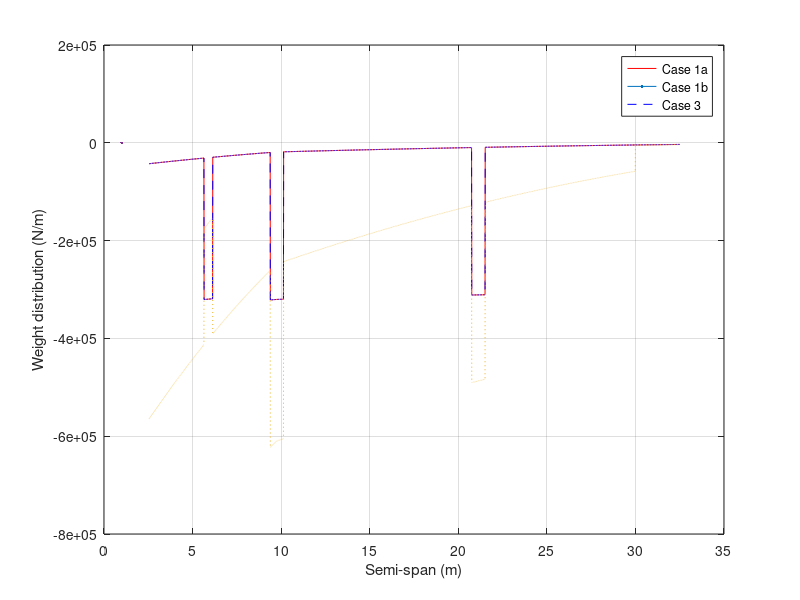
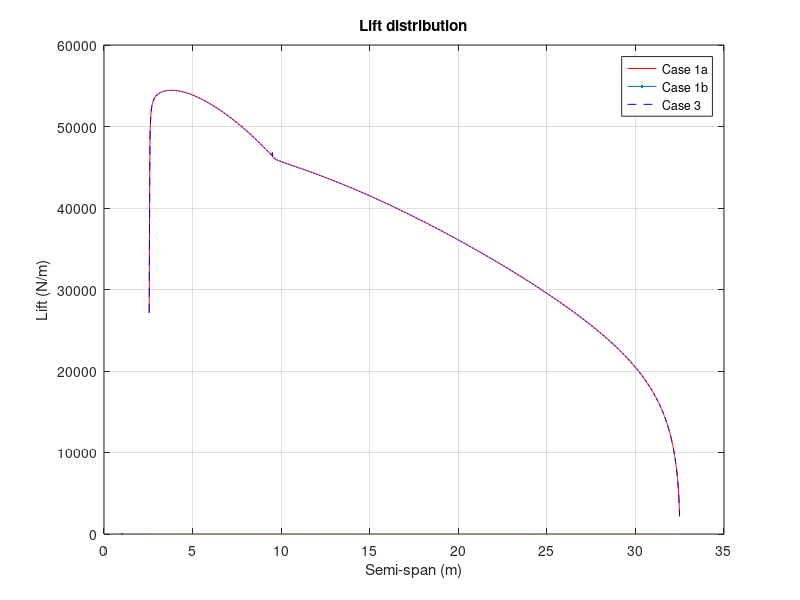
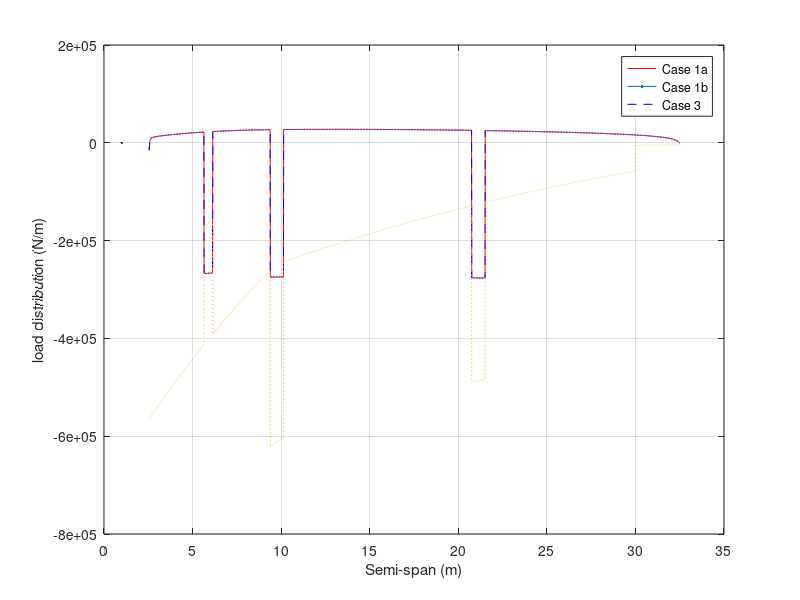
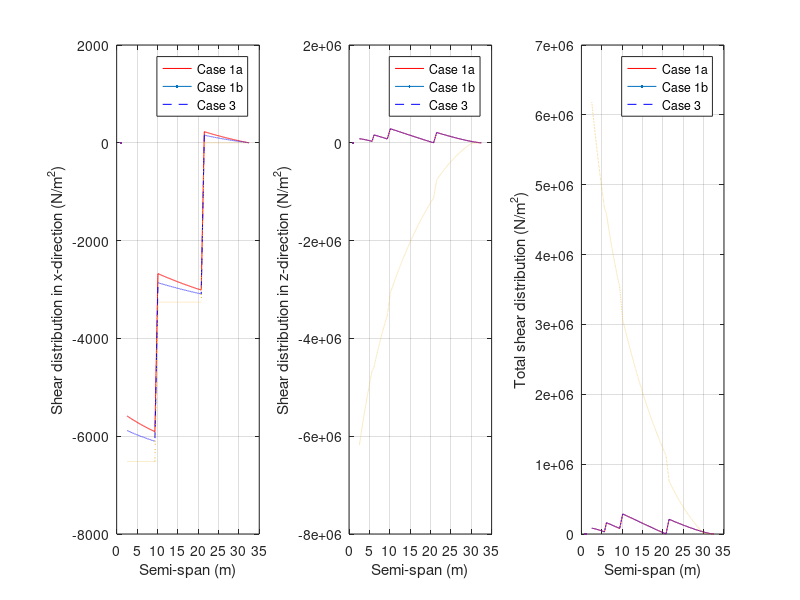

The MATLAB script that drew these images, in order:
clc
clear
close all

%LOADS DISTRIBUTION

%get chord distribution
%leading edge sweep angle
b = 32.45 * tand(26.6);
a = b - 3.47/4;

aa = (a + 3.47)/32.45;

%sweep_angle = atand(aa);
sweep_angle = atand(aa);

%chord distribution for first section
outer_chord = 13.89 - (9.75 * tand(sweep_angle));

gradient1 = (outer_chord - 13.89)/9.75;

%for outer section
gradient2 = (3.47 - outer_chord)/(32.45 - 9.75);

span1 = 2.55:0.01:9.75;
span2 = 9.75:0.01:32.5;

c2 = outer_chord - gradient2 * 9.75;

chord1 = gradient1 * span1 + 13.89;
chord2 = gradient2*span2+c2;

chord = [chord1,chord2];

%CMo for airfoil
Cmoairf = -0.131;

%constants
W_S = 7840;         %wing loading in N/m^2
S = 482;            %wing area in m^2
rho = 1.227;        %sea level density
W = 353385;         %mtow in kg
g = 9.81;           %gravitational constant
T = 321600;         %thrust produced by each engine in N

%masses and wing properties
m_dry = 27100/2;        %dry mass of the wing in kg
weight_wing = m_dry*g;  %weight of the wing in N
V_wing = 168.6331;      %volume of the wing in m^3 CHANGE THIS WITH THE REAL VALUE  

m_fuel = 176091;        %fuel mass in kg
rho_fuel = 804;         %fuel density in kg/m^3
length_ft = 26.83;      %length of fuel tank 

m_engine = 6147.1;      %mass of engine
m_mg = 15100;           %mass of main landing gear


%aerofoil properties
cg = 0.4141;                            %centre of gravity
arm_length = 0.1641;                    %distance of cg from aerodynamic centre
frontSpar = 0.12;                       %location of front spar
rearSpar = 0.7;                         %location of shear spar
flexAxis = (frontSpar+rearSpar)/2;      %location of flexural axis (shear centre)


%wing discretisation
span = [span1,span2];      %29.33 is the length of the wing that is outside of the fuselage

%area of the aerofoil at each section of the wing
area_aerofoil = 0.0939*chord.^2;


%cases: [case 1a, case 1b, case 3]

v = [130.537; 171.25; 81.21];           %speed in m/s
n = [2.5; 2.5; 3];                      %load factor
L = n*W*g;                              %overall lift
L(3) = 0;                               %assume no aerodynamic forces in case 3
C_l = (2*n*W_S)./(rho*v.^2);            %lift coefficient
C_l(3) = 0;                             %assume no aerodynamic forces in case 3
%C_d = [0.13; 0.022; 0];                 %drag coefficient taken from polars
C_d = [0.043; 0.017; 0];
D = 0.5.*rho.*v.^2.*S.*C_d;             %overall drag
L0 = L./(32.5*pi*0.5 - 6.34);           %assume an elliptical lift distribution

dy = 0.01;                      %length of each section
dV = area_aerofoil * dy;        %volume of each section

%load on each section of the wing due to the wing's weight
dW_wing = (weight_wing/V_wing) * dV;

%load due to 1 engine in N
dW_engine = [m_engine*g;m_engine*g;m_engine*g]; 

%load due to 1 main landing gear in N
dW_mg = [m_mg*g/4;m_mg*g/4;m_mg*g/4];

%load due to fuel in the wings in N
V_fuel = 219.75;                %volume of fuel in m^3
dmass_fuel = rho_fuel * dV;     %mass of fuel in each section
dmass_fuel(2747:end) = 0;       %no fuel after y = 30
dW_fuel = dmass_fuel*g;         %weight of fuel in each section

%add all of the weights to get the total weight experienced at each section
dW_total = zeros(3, length(chord));             %pre-define array

%case 1 - worst case scenario with no fuel weight
dW_total(1,:) = dW_total(1,:) + dW_wing;                             %add weight of wing
dW_total(1,685:760) = dW_total(1,685:760) + dW_engine(1)/75;         %add weight of engine 1
dW_total(1,1823:1898) = dW_total(1,1823:1898) + dW_engine(1)/75;     %add weight of engine 2
dW_total(1,311:359) = dW_total(1,311:359) + dW_mg(1)/48;             %add weight of landing gear
dW_total(1,:) = dW_total(1,:) * 100;

%case 2 - worst case scenario with no fuel weight
dW_total(2,:) = dW_total(2,:) + dW_wing;                             %add weight of wing
dW_total(2,685:760) = dW_total(2,685:760) + dW_engine(2)/75;         %add weight of engine 1
dW_total(2,1823:1898) = dW_total(2,1823:1898) + dW_engine(2)/75;     %add weight of engine 2
dW_total(2,311:359) = dW_total(2,311:359) + dW_mg(2)/48;             %add weight of landing gear
dW_total(2,:) = dW_total(2,:) * 100;

%case 3 - worst case scenario with fuel weight
dW_total(3,:) = dW_total(3,:) + dW_wing + dW_fuel;                   %add weight of wing and fuel
dW_total(3,685:760) = dW_total(3,685:760) + dW_engine(3)/75;         %add weight of engine 1
dW_total(3,1823:1898) = dW_total(3,1823:1898) + dW_engine(3)/75;     %add weight of engine 2
dW_total(3,311:359) = dW_total(3,311:359) + dW_mg(3)/48;             %add weight of landing gear
dW_total(3,:) = dW_total(3,:) * 100;
dW_total(3,311:359) = dW_total(3,311:359) - 6.2349e6/48;             %add force of main landing gear on the wing at touch down

dW_total = dW_total.*n.*1.5;


%loading lifting distribution
data = load("WingLoad.mat");
dL = data.vq;
dL(1 , :) = dL';
dL(2 , :) = dL(1,:);
dL(3 , :) = zeros(1 , 2997);



%CALCULATING SHEAR
dS = dy*chord;                              %planform area distribution
dD = 0.5*rho*v.^2.*C_d.*dS;                 %drag distribution
%dL = L0.*sqrt(1-(span/32.5).^2);            %elliptical lift distribution
dD(:,685:760) = dD(:,685:760) - T/75;       %subtract thrust of engine 1
dD(:,1823:1898) = dD(:,1823:1898) - T/75;   %subtract thrust of engine 2

for i = 1:3  
    for j = 1:length(span)
        temp = dD(i,j:length(span));
        shear_x(i,j) = sum(temp*dy);
    end
end

shear_y = 0;

for i = 1:3
    for j = 1:length(span)
        temp1 = dL(i,j:length(span));
        temp2 = dW_total(i,j:length(span));
        shear_z(i,j) = sum((temp1-temp2)*dy);
    end
end

shear_total = sqrt(shear_x.^2 + shear_z.^2);


%CALCULATING BENDING MOMENT

for i = 1:3
    for j = 1:length(span)
        temp = shear_z(i,j:length(span));
        M_x(i,j) = sum(temp)*dy;
    end
end

for i = 1:3
    for j = 1:length(span)
        temp = shear_x(i,j:length(span));
        M_z(i,j) = sum(temp)*dy;
    end
end


%CALCULATING TORQUE
M_torque = zeros(3, length(span));
landing_gear_force_case3 = zeros(length(span));
landing_gear_force_case3(311:359) = 3.4278e6/48 ; %double check this is correct or not
for i=1:3
    for j = 1: length(span)
        if i==3 % the landing gear will exert a moment
        x_quart(i, j) = 0.25 * chord(j);
        z_f = 0.07; % depends how we define the axis
        x_cg= cg;
        m_0w(i,j) = 0.5* rho * v(i)^2 * chord(j)^2 * Cmoairf; 
        dM(i,j) = dL(i,j)* (flexAxis - x_quart(i,j))+dD(i,j) * 0 + dW_total(i,j) *(flexAxis - x_cg) + landing_gear_force_case3(1,j)*(flexAxis - rearSpar) - m_0w(i,j);
        M_torque(i,j)= sum(dM(i,j)) ;  
        else
    x_quart(i, j) = 0.25 * chord(j);
    z_f = 0.07; % depends how we define the axis
    x_cg= cg;
    m_0w(i,j) = 0.5* rho * v(i)^2 * chord(j)^2 * Cmoairf; 
    dM(i,j) = dL(i,j)* (flexAxis - x_quart(i,j))+dD(i,j) * 0 + dW_total(i,j) *(flexAxis - x_cg) + - m_0w(i,j);
    M_torque(i,j)= sum(dM(i,j)) ;
    end
    end
end


%PLOTSS

figure(1)
plot(span,-dW_total(1,:),"r", LineWidth = 1.5);
hold on
plot(span,-dW_total(2,:),"b--", LineWidth = 1.5);
plot(span,-dW_total(3,:),":", LineWidth = 1.5);
hold off
grid on
xlabel("Semi-span (m)");
ylabel("Weight distribution (N/m)");
legend("Case 1a","Case 1b", "Case 3");

figure(2)
plot(span,dL(1,:),"r", LineWidth = 1.5);
hold on
plot(span,dL(2,:),"b--", LineWidth = 1.5);
plot(span,dL(3,:),":", LineWidth = 1.5);
hold off
title("Lift distribution");
xlabel("Semi-span (m)");
ylabel("Lift (N/m)");
grid on
legend("Case 1a","Case 1b", "Case 3");

figure(3)
plot(span,dL(1,:)-dW_total(1,:),"r", LineWidth = 1.5);
hold on
plot(span,dL(2,:)-dW_total(2,:),"b--", LineWidth = 1.5);
plot(span,dL(3,:)-dW_total(3,:),":", LineWidth = 1.5);
hold off
xlabel("Semi-span (m)");
ylabel("load distribution (N/m)");
grid on
legend("Case 1a","Case 1b", "Case 3");

figure(4)
subplot(1,3,1);
plot(span,shear_x(1,:),"r", LineWidth = 1.5);
hold on
plot(span,shear_x(2,:),"b--", LineWidth = 1.5);
plot(span,shear_x(3,:),":", LineWidth = 1.5);
hold off
grid on
xlabel("Semi-span (m)");
ylabel("Shear distribution in x-direction (N/m^2)");
legend("Case 1a","Case 1b", "Case 3");

subplot(1,3,2);
plot(span,shear_z(1,:),"r", LineWidth = 1.5);
hold on
plot(span,shear_z(2,:),"b--", LineWidth = 1.5);
plot(span,shear_z(3,:),":", LineWidth = 1.5);
hold off
grid on
xlabel("Semi-span (m)");
ylabel("Shear distribution in z-direction (N/m^2)");
legend("Case 1a","Case 1b", "Case 3");

subplot(1,3,3);
plot(span,shear_total(1,:),"r", LineWidth = 1.5);
hold on
plot(span,shear_total(2,:),"b--", LineWidth = 1.5);
plot(span,shear_total(3,:),":", LineWidth = 1.5);
hold off
grid on
xlabel("Semi-span (m)");
ylabel("Total shear distribution (N/m^2)");
legend("Case 1a","Case 1b", "Case 3");

figure(5)
subplot(1,2,1);
plot(span,M_x(1,:),"r", LineWidth = 1.5);
hold on
plot(span,M_x(2,:),"b--", LineWidth = 1.5);
plot(span,M_x(3,:),":", LineWidth = 1.5);
hold off
grid on
xlabel("Semi-span (m)");
ylabel("Bending moment distribution in x-direction (N)");
legend("Case 1a","Case 1b", "Case 3");

subplot(1,2,2);
plot(span,M_z(1,:),"r", LineWidth = 1.5);
hold on
plot(span,M_z(2,:),"b--", LineWidth = 1.5);
plot(span,M_z(3,:),":", LineWidth = 1.5);
hold off
grid on
xlabel("Semi-span (m)");
ylabel("Bending moment distribution in z-direction (N)");
legend("Case 1a","Case 1b", "Case 3");


figure(6)
subplot(1,2,1);
plot(span,M_torque(1,:),"r", LineWidth = 1.5);
hold on
plot(span,M_torque(2,:),"b--", LineWidth = 1.5);
plot(span,M_torque(3,:),":", LineWidth = 1.5);
hold off
grid on
xlabel("Semi-span (m)");
ylabel(" (N)");
legend("Case 1a","Case 1b", "Case 3");

% Get the sectional load vs spanwise diagram for case 1&3 under different
% conditions so MTOW, EFW, MLW

%%%%%%% CHANGE THE VALUES OF MLW AND EFW
MTOW = 353385;         %mtow in kg
MLW =  320000        ; % maximum landing weoght
EFW =  300000      ; %EMPTY FUEL WEIGHT
n= 3.75;
mass=[MTOW, MLW, EFW];

for j= 1:3
    lift(j) = n* mass(j)*g;
    L0(j)= lift(j)/(32.5*pi*0.5 - 6.34);  %assume an elliptical lift distribution
    dl_new(j,:) = L0(j)*sqrt(1-(span/32.5).^2);
end

figure
plot(span, dl_new(1,:))
hold on
plot(span, dl_new(2,:))
plot(span, dl_new(3,:))
grid on
xlabel("Spanwise position (m)")
ylabel("Sectional load (N/m)")


figure
plot(span,dL(1,:)-dW_total(1,:),"r",LineWidth = 1.25);
hold on
plot(span,dL(3,:)-dW_total(3,:),LineWidth = 1.25,Color=[0 128 255]/255);
plot(span,dL(1,:),"--", LineWidth = 1.25,Color=[255 102 102]/255);
plot(span,dL(3,:),"--", LineWidth = 1.25,Color=[102 102 255]/255);
plot(span,-dW_total(1,:),":", LineWidth = 1.25,Color=[153 0 0]/255);
plot(span,-dW_total(3,:),":", LineWidth = 1.25,Color=[0 0 153]/255);
hold off
xlabel("Semi-span (m)");
ylabel("load distribution (N/m)");
grid on
legend("Case 1 - Resultant load","Case 3 - Resultant load","Case 1 - Lift ", "Case 3 - Lift ","Case 1 - Inertial loads","Case 3 - Inertial loads");


